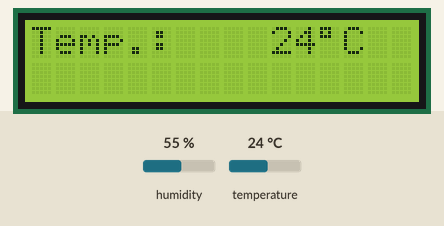
Recording of a sketch running on a simulated Arduino Uno, built with avr-gcc and run on an emulated ATmega328P. On the bench: 16×2 character LCD. The test bench sets the inputs (shaded band); at power-on: humidity 55 %, temperature 24 °C. What the sketch prints to the serial monitor is not drawn.

Above: at 1.2 s.
1.3 s: humidity set to 22 %
At 10.3 s:
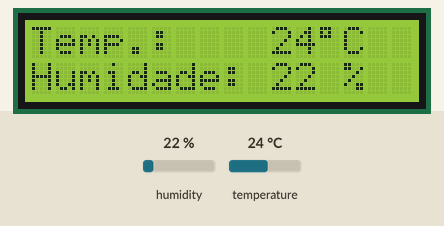
10.6 s: temperature set to 12 °C
At 12.8 s:
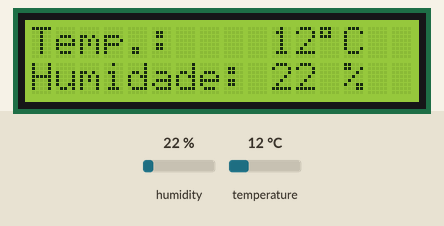
17.4 s: humidity set to 40 %
At 22.2 s:
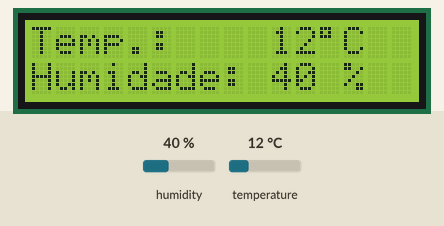
24.2 s: temperature set to 19 °C
At 24.6 s:
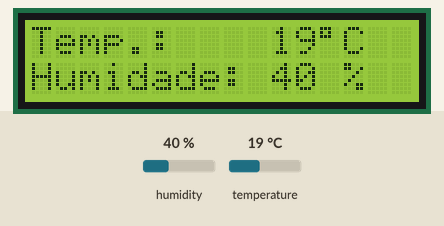
Timing chart, 0 to 27.2 s (numbered marks = the images above; inputs shaded):
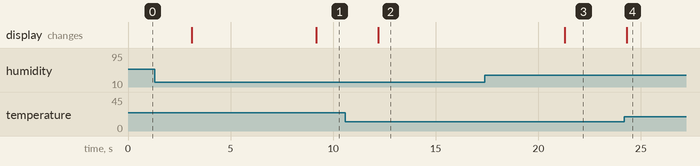

The sketch:

arduino-temp.ino
```cpp
#include "DHT.h"
#define DHTPIN 13     // Pino digital sensor DHT

//// include <WIFI.h>
//// include <HTTPCLIENT.h>

//// const char* ssid = "WifiName";
////const char* password = "WifiPassword";

// Escolha o tipo de sensor!
# define DHTTYPE DHT11     // DHT 11
//# define DHTTYPE DHT22   // DHT 22 (AM2302), AM2321
//# define DHTTYPE DHT21   // DHT 21 (AM2301)

DHT dht(DHTPIN, DHTTYPE);

#include <Wire.h>
#include <LiquidCrystal_I2C.h>
float oldTemperature  = 0;
float oldHumidity = 0;
// Definir o endereço do LCD para 0x27 para um display de 16 caracteres e 2 linhas
LiquidCrystal_I2C lcd(0x27, 16, 2);

void setup() {
  Serial.begin(9600);

  Serial.println(F("DHTxx teste!"));
  dht.begin();
  lcd.begin();

  //// WiFi.begin(ssid, password);
  ////while (WiFi.status() != WL_CONNECTED) {
  ////  delay(1000);
  ////  Serial.println("Connecting to WiFi..");
  ////}
  ////
  ////Serial.println("Connected to the WiFi network");

}

void loop() {
  // Aguarde alguns segundos entre as medições.

  // delay(2000);

  // A leitura da temperatura ou umidade leva cerca de 250 milissegundos!
  // O sensor pode ter um atraso de até 2 segundos para a leitura

  float h = dht.readHumidity();
  // Temperature em Celsius (default)
  float t = dht.readTemperature();

  // Verifique se alguma leitura falhou e tenta novamente.
  if (isnan(h) || isnan(t)) {
    Serial.println(F("Falha de leitura do sensor DHT!"));
    return;
  }

  // Compute heat index in Celsius (isFahreheit = false)
  float hic = dht.computeHeatIndex(t, h, false);

  Serial.print(F("Umidade: "));
  Serial.print(h);
  Serial.print(F("%  Temperatura: "));
  Serial.print(t);
  Serial.print(F("°C "));

  lcd.setBacklight(HIGH);

  lcd.setCursor(0, 0);
  lcd.print(F("Temp.: "));
  lcd.setCursor(10, 0);
  lcd.print(round(t));
  lcd.setCursor(12, 0);
  lcd.write(223); // Caracter °
  lcd.print(F("C"));
  delay(3000);

  lcd.setCursor(0, 1);
  lcd.print(F("Humidade: "));
  lcd.setCursor(10, 1);
  lcd.print(round(h));
  lcd.setCursor(12, 1);
  lcd.print(F(" %"));
  delay(3000);


  if (oldTemperature*0.90 < round(t) < oldTemperature*1.10 or oldHumidity*0.95 < round(t) < oldHumidity*1.05) {

     ////if(WiFi.status()== WL_CONNECTED){   //Check WiFi connection status
     ////  HTTPClient http;
     ////  http.begin("http://127.0.0.1:8000/addReportSensor");  //Specify destination for HTTP request
     ////  http.addHeader("Content-Type", "text/plain");             //Specify content-type header
     ////  int httpResponseCode = http.POST("POSTING");   //Send the actual POST request
     ////
     ////  if(httpResponseCode>0){
     ////   String response = http.getString();                       //Get the response to the request
     ////   Serial.println(httpResponseCode);   //Print return code
     ////   Serial.println(response);           //Print request answer
     ////  }
     ////  else{
     ////   Serial.print("Error on sending POST: ");
     ////   Serial.println(httpResponseCode);
     ////  }
     ////  http.end();  //Free resources
     ////}else{
     ////   Serial.println("Error in WiFi connection");
     ////}
     Serial.println("Enviando POST - Temperatura alterada");
  }

}
```

Measured:
- after the input at 1.3 s, the display: first differs from a run without the input after 7.9 s (image 1)
- after the input at 10.6 s, the display: changes after 1.6 s (image 2)
- after the input at 17.4 s, the display: changes after 3.9 s (image 3)
- after the input at 24.2 s, the display: changes after 0.12 s (image 4)
